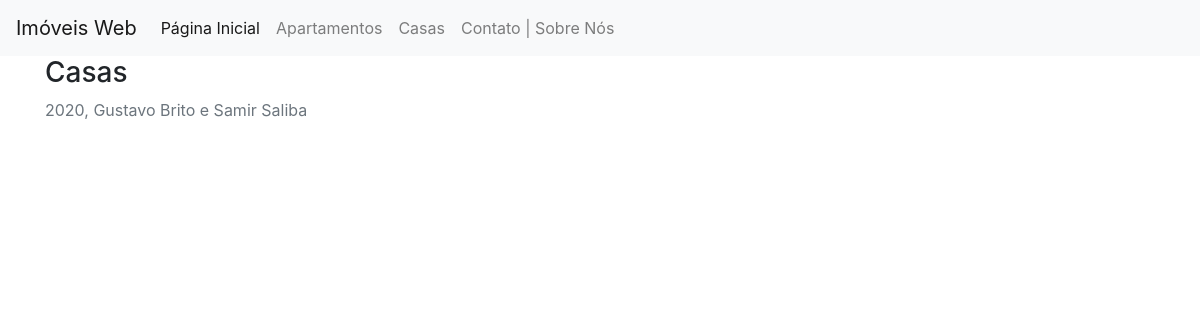
The app's page /imvwb/casas/, older data.
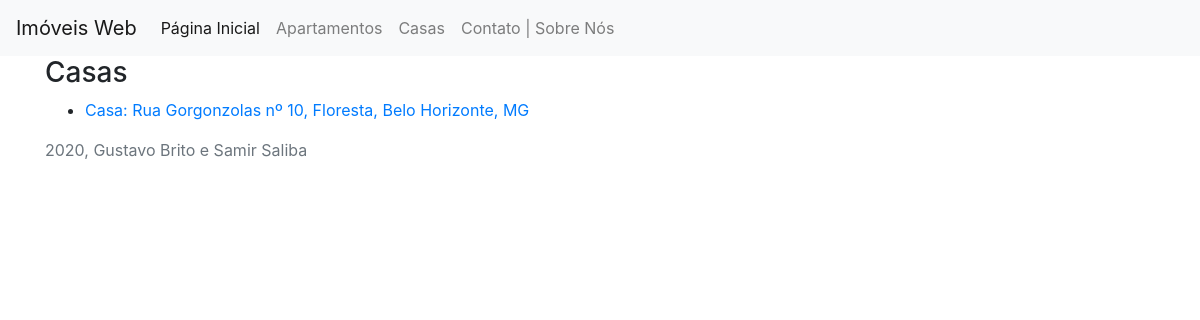
The same page, newer data.
### imvwb/models.py (models this page shows, shortened)
class Imovel(models.Model):
    num_quartos = models.PositiveSmallIntegerField(blank=False)
    num_salas_estar = models.PositiveSmallIntegerField(blank=False)
    num_salas_jantar = models.PositiveSmallIntegerField(blank=False)
    area = models.PositiveSmallIntegerField(blank=False)
    num_vagas_garagem = models.PositiveSmallIntegerField(blank=False)
    possui_armario_embutido = models.BooleanField(default=False)
    descricao = models.TextField(max_length=500, blank=True)
    aluguel = models.PositiveIntegerField(blank=False)
    data_postagem = models.DateTimeField(auto_now_add=True)
    logradouro = models.CharField(max_length=50, blank=False)
    numero = models.PositiveSmallIntegerField(blank=False)
    bairro = models.ForeignKey(Bairro, on_delete=models.PROTECT)
    cidade = models.CharField(max_length=25, blank=False)
    uf = models.CharField(max_length=2, blank=False)

class Casa(Imovel):
    def __str__(self):
        return "Casa: {} nº {}, {}, {}, {}".format(self.logradouro, self.numero, self.bairro, self.cidade, self.uf)
    pass

class Imovel(models.Model):
    num_quartos = models.PositiveSmallIntegerField(blank=False)
    num_salas_estar = models.PositiveSmallIntegerField(blank=False)
    num_salas_jantar = models.PositiveSmallIntegerField(blank=False)
    area = models.PositiveSmallIntegerField(blank=False)
    num_vagas_garagem = models.PositiveSmallIntegerField(blank=False)
    possui_armario_embutido = models.BooleanField(default=False)
    descricao = models.TextField(max_length=500, blank=True)
    aluguel = models.PositiveIntegerField(blank=False)
    data_postagem = models.DateTimeField(auto_now_add=True)
    logradouro = models.CharField(max_length=50, blank=False)
    numero = models.PositiveSmallIntegerField(blank=False)
    bairro = models.ForeignKey(Bairro, on_delete=models.PROTECT)
    cidade = models.CharField(max_length=25, blank=False)
    uf = models.CharField(max_length=2, blank=False)

class Bairro(models.Model):
    nome = models.CharField(max_length=30, blank=False)
    def __str__(self):
        return self.nome

### imvwb/views.py (the view)
# urls.py: path('casas/', views.ListaCasas.as_view(), name='casas'),
class ListaCasas(ListView):
    context_object_name = 'casas'
    queryset = Casa.objects.all()
    template_name = 'imvwb/lista_casas.html'

### imvwb/templates/imvwb/lista_casas.html
{% extends "./base.html" %}
{% block content %}
<h3>Casas</h3>
{% for casa in casas %}
    <ul>
        <li><a href="{% url 'imvwb:detail_casa' casa.id %}">{{casa}}</a></li>
    </ul>
{% endfor %}
{% endblock %}

Row changes from the older to the newer data that the page shows:
added Casa: nome "Casa: Rua Gorgonzolas nº 10, Floresta, Belo Horizonte, MG"
